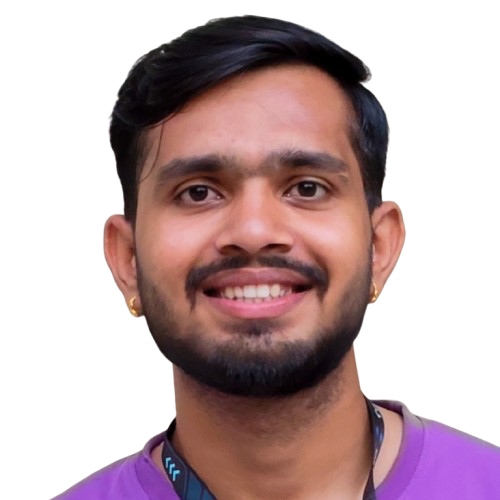
#> input picture photo.png, 500 x 500 px, found by its file name
$ python make_portrait.py photo.png --crop 400,110,910,790
#> lines starting #> are read from the running program, lines starting #| are printed output that depends on the picture
#!/usr/bin/env python3
"""Turn a photo into ascii.svg — a self-typing, monochrome ASCII portrait.

This is the generator that produced the portrait at the top of the README.
Run it once; it is not on a schedule, unlike scripts/generate_stats.py.

    pip install pillow numpy opencv-python-headless rembg onnxruntime
    python3 scripts/make_portrait.py photo.png --crop 400,110,910,790
    python3 scripts/embed_portrait_font.py      # inline the font, see below

The first run downloads a ~176 MB background-removal model, once.

Two things decide whether the output is any good, and neither is a parameter:

  * The photo. ASCII draws with shadow, not detail — about 13 brightness levels
    in total. You need side light (a window at ~45°, everything else off), a
    tight crop from chin to just above the hair, and real resolution. A 320px
    headshot fails: thin features like glasses frames are averaged away on
    downscale. Flat frontal light renders the face as a hole.
  * The darkening curve below. Without it the face comes out washed out and
    featureless — brows, glasses and lips all dissolve.

The grid bakes in an advance width of exactly 0.600 em (CHAR_W / FONT_SIZE), so
after generating, run scripts/embed_portrait_font.py to inline JetBrains Mono.
Otherwise a viewer whose default monospace is narrower — Consolas is ≈0.55 —
sees the portrait about 7% too narrow.

Motion is SMIL, because GitHub strips <script> from READMEs: each row is
revealed by a clipPath wipe with a cursor block riding its edge, staggered top
to bottom, frozen at the end so it prints once and stops.
"""
import argparse
import sys

import cv2
import numpy as np
from PIL import Image
try:
    from rembg import remove
except ImportError:
    remove = None

RAMP = " .`:-=+*cs#%@"     # bright/sparse -> dark/dense; leading space = blank
COLS = 90                  # below ~88 the face muddies; far above it dominates
CLAHE_CLIP = 3.0           # higher amplifies skin texture into noise
GAMMA = 1.0                # ramp mapping exponent
CURVE = 1.7                # the darkening curve — the difference-maker
CROP_BOTTOM = 0.0          # fraction to trim off the bottom (torso, chair)
ROW_RATIO = 0.48           # monospace cells are about twice as tall as wide

FG_LIGHT = "#6e7681"       # readable on GitHub light — the portrait's grey
FG_DARK = "#c9d1d9"        # and its dark-mode step
CHAR_W = 7.74              # 0.600 em at FONT_SIZE — keep these in step
FONT_SIZE = 12.9
LINE_H = 15
ROW_DELAY = 0.09           # per-row stagger, seconds
FAMILY = "ui-monospace,SFMono-Regular,Menlo,Consolas,monospace"


def prep(path, crop=None):
    """Cut out the background, even the local contrast, then darken."""
#> called with path = 'photo.png', crop = (400, 110, 910, 790)
    src = Image.open(path).convert("RGBA")
#> src is the input picture: PIL image 500x500 RGBA; mean R, G, B, A 77.6, 53.4, 49.5, 128.6
    if crop:
        src = src.crop(crop)
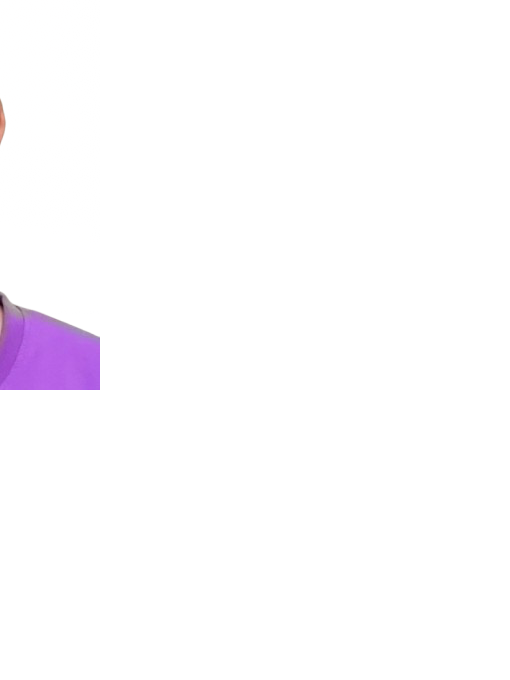
#> src: PIL image 510x680 RGBA; mean R, G, B, A 5.7, 3.2, 5.1, 5.5; transparent parts drawn white

    if remove is not None:
        cut = remove(src)
        alpha = np.array(cut.split()[-1])

        # Composite onto white so everything outside the subject maps to the blank
        white = Image.new("RGBA", cut.size, (255, 255, 255, 255))
        gray = np.array(Image.alpha_composite(white, cut).convert("L"))
    else:
        # No background removal available
        cut = src
        alpha = np.full((src.height, src.width), 255, dtype=np.uint8)
        gray = np.array(src.convert("L"))

    gray = cv2.bilateralFilter(gray, 11, 50, 50)      # smooth skin, keep edges
    gray = cv2.createCLAHE(clipLimit=CLAHE_CLIP,
                           tileGridSize=(8, 8)).apply(gray)
    gray = (255.0 * (gray / 255.0) ** CURVE).astype("uint8")
    gray[alpha < 20] = 255                            # force the matte to white
    return Image.fromarray(gray)


# [62 lines left out: functions to_lines, build_svg, not called in this run]


def main():
    ap = argparse.ArgumentParser(description=__doc__.split("\n")[0])
    ap.add_argument("photo")
    ap.add_argument("out", nargs="?", default="ascii.svg")
    ap.add_argument("--crop", help="left,top,right,bottom, applied first — crop "
                                   "tight to the head so the whole grid goes to "
                                   "the face")
    ap.add_argument("--cols", type=int, default=COLS)
    ap.add_argument("--preview", action="store_true",
                    help="print the ASCII to the terminal as well")
    args = ap.parse_args()

    crop = None
    if args.crop:
        parts = [int(v) for v in args.crop.split(",")]
        if len(parts) != 4:
            sys.exit("--crop needs four numbers: left,top,right,bottom")
        crop = tuple(parts)

    lines = to_lines(prep(args.photo, crop), cols=args.cols)
    if args.preview:
        print("\n".join(lines))

    with open(args.out, "w", encoding="utf-8") as f:
        f.write(build_svg(lines, cols=args.cols))
    print(f"wrote {args.out} — {len(lines)} rows, {args.cols} columns")
    print("next: python3 scripts/embed_portrait_font.py")


if __name__ == "__main__":
    main()
#> (the call stopped at in prep, `cut = remove(src)`: rembg is not available in this run)
